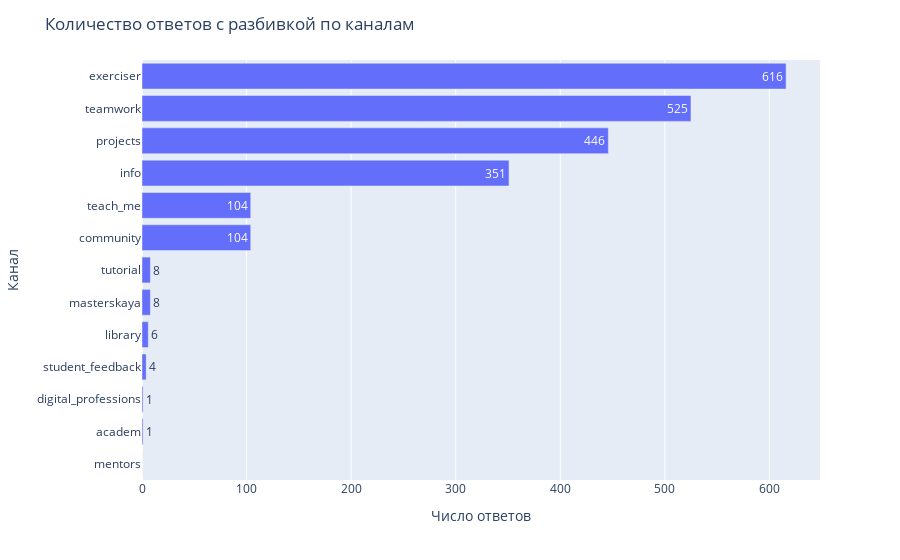

Notebook code cell kept with this figure:
### Markdown cell above
Чаще всего отчечают в каналах exerciser, teamwork и projects. Число ответов в этих каналах составляет 73% от всех ответов.

### Code cell
# строим столбчатую диаграмму
fig = px.bar(channel_reply_number.sort_values(by='latest_reply', ascending=True),
             x='latest_reply',
             y='only_channel',
             text='latest_reply'
            )
# оформляем график
fig.update_layout(title='Количество ответов с разбивкой по каналам',
                   xaxis_title='Число ответов',
                   yaxis_title='Канал')
fig.show()

### Figure 1 — Plotly figure (JSON) as saved in the notebook; plotly's stock layout.template omitted (floating-point values rounded to 4 significant figures)
{"data": [{"alignmentgroup": "True", "hovertemplate": "latest_reply=%{text}<br>only_channel=%{y}<extra></extra>", "legendgroup": "", "marker": {"color": "#636efa", "pattern": {"shape": ""}}, "name": "", "offsetgroup": "", "orientation": "h", "showlegend": false, "text": [0, 1, 1, 4, 6, 8, 8, 104, 104, 351, 446, 525, 616], "textposition": "auto", "type": "bar", "x": [0, 1, 1, 4, 6, 8, 8, 104, 104, 351, 446, 525, 616], "xaxis": "x", "y": ["mentors", "academ", "digital_professions", "student_feedback", "library", "masterskaya", "tutorial", "community", "teach_me", "info", "projects", "teamwork", "exerciser"], "yaxis": "y"}], "layout": {"autosize": true, "barmode": "relative", "legend": {"tracegroupgap": 0}, "margin": {"t": 60}, "title": {"text": "Количество ответов с разбивкой по каналам"}, "xaxis": {"anchor": "y", "autorange": true, "domain": [0, 1], "range": [0, 648.4], "title": {"text": "Число ответов"}, "type": "linear"}, "yaxis": {"anchor": "x", "autorange": true, "domain": [0, 1], "range": [-0.5, 12.5], "title": {"text": "Канал"}, "type": "category"}}}
